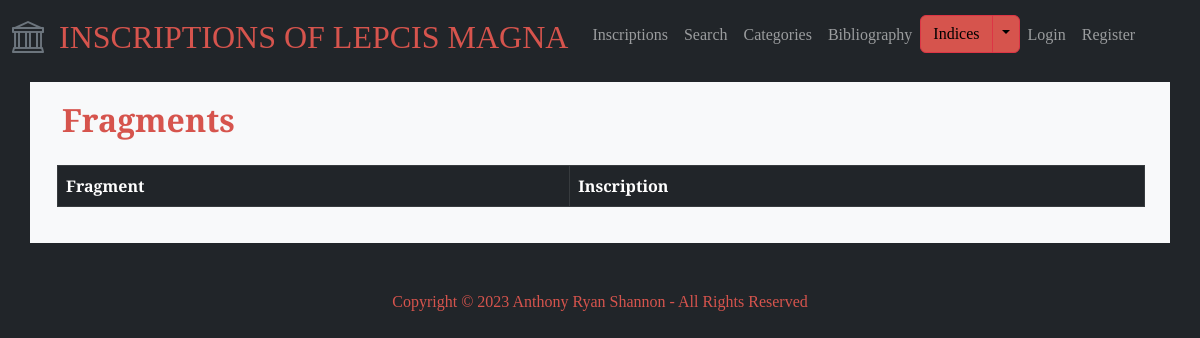
The app's page /fragments, older data.
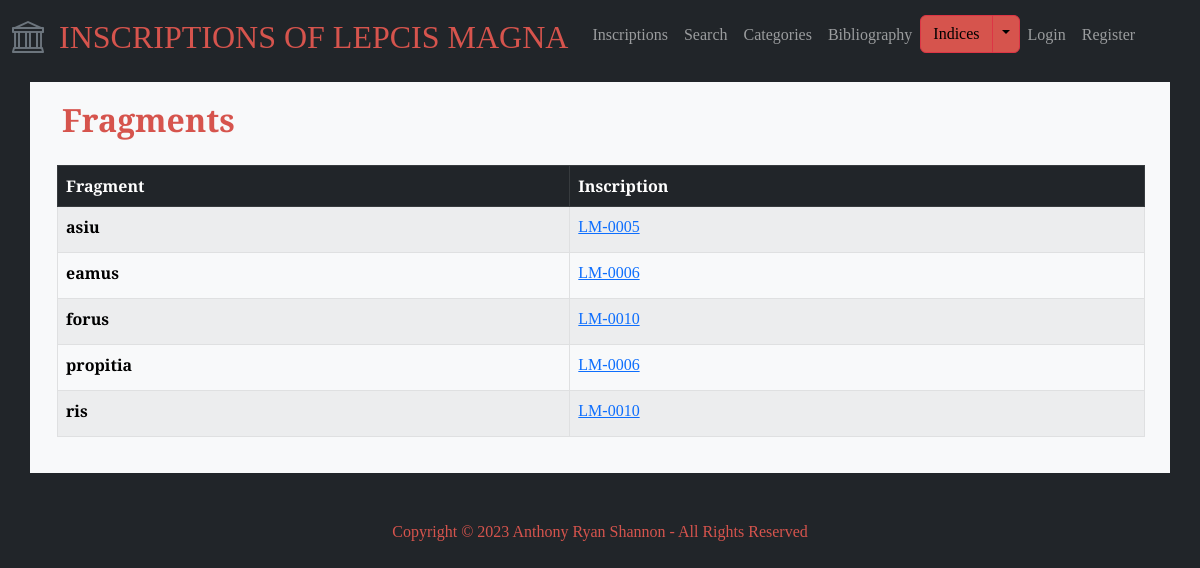
The same page, newer data.
### lepcismagna/models.py (models this page shows, shortened)
class Fragment(models.Model):
    fragment = models.CharField(max_length=50, blank=True)
    inscriptions = models.ManyToManyField('Inscription', blank=True)

class Inscription(models.Model):
    entry_creation_time = models.DateTimeField(auto_now_add=True)
    entry_creator = models.ForeignKey(User, on_delete=models.CASCADE, blank=True, null=True)
    is_validated = models.BooleanField(default=False)
    inscription_id = models.CharField(max_length=20, blank=True)
    title = models.CharField(max_length=100, blank=True)
    description = models.TextField(blank=True)
    materials = models.ManyToManyField('Material', blank=True, related_name='materials')
    object_types = models.ManyToManyField('ObjectType', blank=True, related_name='object_types')
    text = models.TextField(blank=True)
    techniques = models.ManyToManyField('Technique', blank=True, related_name='techniques')
    letters = models.TextField(blank=True)
    languages = models.ManyToManyField('Language', blank=True, related_name='languages')
    date = models.CharField(max_length=100)
    findspot_description = models.TextField(blank=True)
    associated_inscriptions = models.ManyToManyField('self', blank=True)
    original_location = models.CharField(max_length=255)
    last_recorded_location = models.CharField(max_length=255)
    repositories = models.ManyToManyField('Repository', blank=True, related_name='repositories')
    categories = models.ManyToManyField('Category', blank=True, related_name='categories')
    transcription_interpretive = models.TextField(blank=True)
    transcription_diplomatic = models.TextField(blank=True)
    transcription_appcrit = models.TextField(blank=True)
    translation_english = models.TextField(blank=True)
    commentary = models.TextField(blank=True)
    epigraphic_references = models.ManyToManyField('EpigraphicReference', blank=True, related_name='epigraphic_references')
    bibliography_text = models.TextField(blank=True)
    bibliography_entries = models.ManyToManyField('Bibliography', blank=True, related_name='bibliography_entries')
    images = models.ManyToManyField('Image', blank=True, related_name='images')
    abbreviations = models.ManyToManyField('Abbreviation', blank=True, related_name='abbreviations')
    age_at_death = models.ManyToManyField('AgeAtDeath', blank=True, related_name='age_at_death')
    divine_sacred_beings = models.ManyToManyField('DivineSacredBeing', blank=True, related_name='divine_sacred_beings')
    emperors_imperial_family = models.ManyToManyField('EmperorImperialFamily', blank=True, related_name='emperors_imperial_family')
    erasures = models.ManyToManyField('Erasure', blank=True, related_name='erasures')
    findspots = models.ManyToManyField('Findspot', blank=True, related_name='findspots')
    fragments = models.ManyToManyField('Fragment', blank=True, related_name='fragments')
    organizations = models.ManyToManyField('Organization', blank=True, related_name='organizations')
    people = models.ManyToManyField('Person', blank=True, related_name='people')
    personal_names = models.ManyToManyField('PersonalName', blank=True, related_name='personal_names')
    place_names = models.ManyToManyField('PlaceName', blank=True, related_name='place_names')
    symbols = models.ManyToManyField('Symbol', blank=True, related_name='symbols')
    words = models.ManyToManyField('Word', blank=True, related_name='words')

### lepcismagna/views.py (the view)
# urls.py: path("fragments", views.fragments, name="fragments"),
def fragments(request):
    fragments = Fragment.objects.all()
    return render(request, "lepcismagna/fragments.html", {"fragments": fragments})

### lepcismagna/templates/lepcismagna/fragments.html
{% extends "lepcismagna/layout.html" %} {% block body %}
<div class="index-header">
  <h2>Fragments</h2>
</div>
<table class="table table-striped table-hover table-bordered">
  <thead class="table-dark">
    <tr>
      <th scope="col">Fragment</th>
      <th scope="col">Inscription</th>
    </tr>
  </thead>
  <tbody class="table-light">
    {% for fragment in fragments %}
    {% if fragment.inscriptions.all %}
    <tr>
      <th scope="row">{{ fragment.fragment }}</th>
      <td>
        <ul id="index-inscription-list">
          {% for inscription in fragment.inscriptions.all %}
          <li class="inscription-list-item">
            <a href="{% url 'inscription_detail' inscription.inscription_id|default:'No inscription ID' %}">
              {{ inscription.inscription_id }}
            </a>
          </li>
          {% endfor %}
        </ul>
      </td>
    </tr>
    {% endif %}
    {% endfor %}
  </tbody>
</table>
{% endblock %}

Row changes from the older to the newer data that the page shows:
added Fragment: fragment "asiu"
added Inscription: inscription_id "LM-0005", shown under "asiu"
added Fragment: fragment "eamus"
added Inscription: inscription_id "LM-0006"
added Fragment: fragment "propitia"
added Fragment: fragment "forus"
added Inscription: inscription_id "LM-0010"
added Fragment: fragment "ris"
